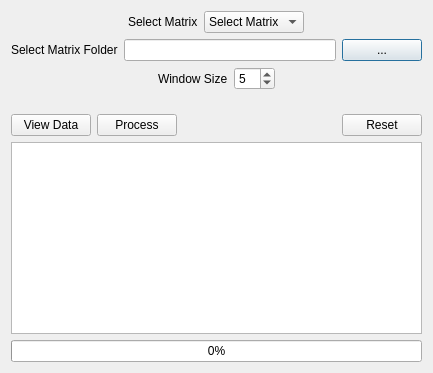
<?xml version="1.0" encoding="UTF-8"?>
<ui version="4.0">
 <class>MRSLabDialogBase</class>
 <widget class="QDialog" name="MRSLabDialogBase">
  <property name="geometry">
   <rect>
    <x>0</x>
    <y>0</y>
    <width>433</width>
    <height>373</height>
   </rect>
  </property>
  <property name="sizePolicy">
   <sizepolicy hsizetype="Fixed" vsizetype="Fixed">
    <horstretch>0</horstretch>
    <verstretch>0</verstretch>
   </sizepolicy>
  </property>
  <property name="minimumSize">
   <size>
    <width>433</width>
    <height>0</height>
   </size>
  </property>
  <property name="windowTitle">
   <string>SAR tools</string>
  </property>
  <property name="windowIcon">
   <iconset>
    <normaloff>D:/OneDrive - iitb.ac.in/MRSLab/icon.png</normaloff>D:/OneDrive - iitb.ac.in/MRSLab/icon.png</iconset>
  </property>
  <property name="autoFillBackground">
   <bool>false</bool>
  </property>
  <property name="sizeGripEnabled">
   <bool>false</bool>
  </property>
  <layout class="QGridLayout" name="gridLayout">
   <item row="0" column="0">
    <layout class="QVBoxLayout" name="verticalLayout">
     <item>
      <layout class="QHBoxLayout" name="horizontalLayout">
       <item>
        <spacer name="horizontalSpacer_3">
         <property name="orientation">
          <enum>Qt::Horizontal</enum>
         </property>
         <property name="sizeHint" stdset="0">
          <size>
           <width>150</width>
           <height>20</height>
          </size>
         </property>
        </spacer>
       </item>
       <item>
        <widget class="QLabel" name="label">
         <property name="text">
          <string>Select Matrix</string>
         </property>
        </widget>
       </item>
       <item>
        <widget class="QComboBox" name="cb_mat_type">
         <property name="enabled">
          <bool>true</bool>
         </property>
         <item>
          <property name="text">
           <string>Select Matrix</string>
          </property>
         </item>
         <item>
          <property name="text">
           <string>T3</string>
          </property>
         </item>
         <item>
          <property name="text">
           <string>C3</string>
          </property>
         </item>
        </widget>
       </item>
       <item>
        <spacer name="horizontalSpacer_2">
         <property name="orientation">
          <enum>Qt::Horizontal</enum>
         </property>
         <property name="sizeHint" stdset="0">
          <size>
           <width>150</width>
           <height>20</height>
          </size>
         </property>
        </spacer>
       </item>
      </layout>
     </item>
     <item>
      <layout class="QHBoxLayout" name="horizontalLayout_4">
       <item>
        <layout class="QHBoxLayout" name="horizontalLayout_2">
         <item>
          <widget class="QLabel" name="label_2">
           <property name="text">
            <string>Select Matrix Folder</string>
           </property>
          </widget>
         </item>
         <item>
          <widget class="QLineEdit" name="le_infolder">
           <property name="clearButtonEnabled">
            <bool>true</bool>
           </property>
          </widget>
         </item>
        </layout>
       </item>
       <item>
        <widget class="QPushButton" name="pb_browse">
         <property name="text">
          <string>...</string>
         </property>
        </widget>
       </item>
      </layout>
     </item>
     <item>
      <layout class="QHBoxLayout" name="horizontalLayout_5">
       <item>
        <spacer name="horizontalSpacer_4">
         <property name="orientation">
          <enum>Qt::Horizontal</enum>
         </property>
         <property name="sizeHint" stdset="0">
          <size>
           <width>150</width>
           <height>20</height>
          </size>
         </property>
        </spacer>
       </item>
       <item>
        <widget class="QLabel" name="label_3">
         <property name="text">
          <string>Window Size</string>
         </property>
        </widget>
       </item>
       <item>
        <widget class="QSpinBox" name="sb_ws">
         <property name="minimum">
          <number>1</number>
         </property>
         <property name="singleStep">
          <number>2</number>
         </property>
         <property name="value">
          <number>5</number>
         </property>
        </widget>
       </item>
       <item>
        <spacer name="horizontalSpacer_5">
         <property name="orientation">
          <enum>Qt::Horizontal</enum>
         </property>
         <property name="sizeHint" stdset="0">
          <size>
           <width>150</width>
           <height>20</height>
          </size>
         </property>
        </spacer>
       </item>
      </layout>
     </item>
     <item>
      <spacer name="verticalSpacer">
       <property name="orientation">
        <enum>Qt::Vertical</enum>
       </property>
       <property name="sizeHint" stdset="0">
        <size>
         <width>20</width>
         <height>10</height>
        </size>
       </property>
      </spacer>
     </item>
     <item>
      <layout class="QHBoxLayout" name="horizontalLayout_3">
       <item>
        <widget class="QPushButton" name="pb_view">
         <property name="text">
          <string>View Data</string>
         </property>
        </widget>
       </item>
       <item>
        <widget class="QPushButton" name="pb_process">
         <property name="text">
          <string>Process</string>
         </property>
        </widget>
       </item>
       <item>
        <spacer name="horizontalSpacer">
         <property name="orientation">
          <enum>Qt::Horizontal</enum>
         </property>
         <property name="sizeHint" stdset="0">
          <size>
           <width>228</width>
           <height>20</height>
          </size>
         </property>
        </spacer>
       </item>
       <item>
        <widget class="QPushButton" name="clear_terminal">
         <property name="text">
          <string>Reset</string>
         </property>
        </widget>
       </item>
      </layout>
     </item>
     <item>
      <widget class="QTextBrowser" name="terminal">
       <property name="enabled">
        <bool>true</bool>
       </property>
      </widget>
     </item>
     <item>
      <widget class="QProgressBar" name="progressBar">
       <property name="value">
        <number>0</number>
       </property>
       <property name="invertedAppearance">
        <bool>false</bool>
       </property>
      </widget>
     </item>
    </layout>
   </item>
  </layout>
 </widget>
 <resources/>
 <connections/>
</ui>
